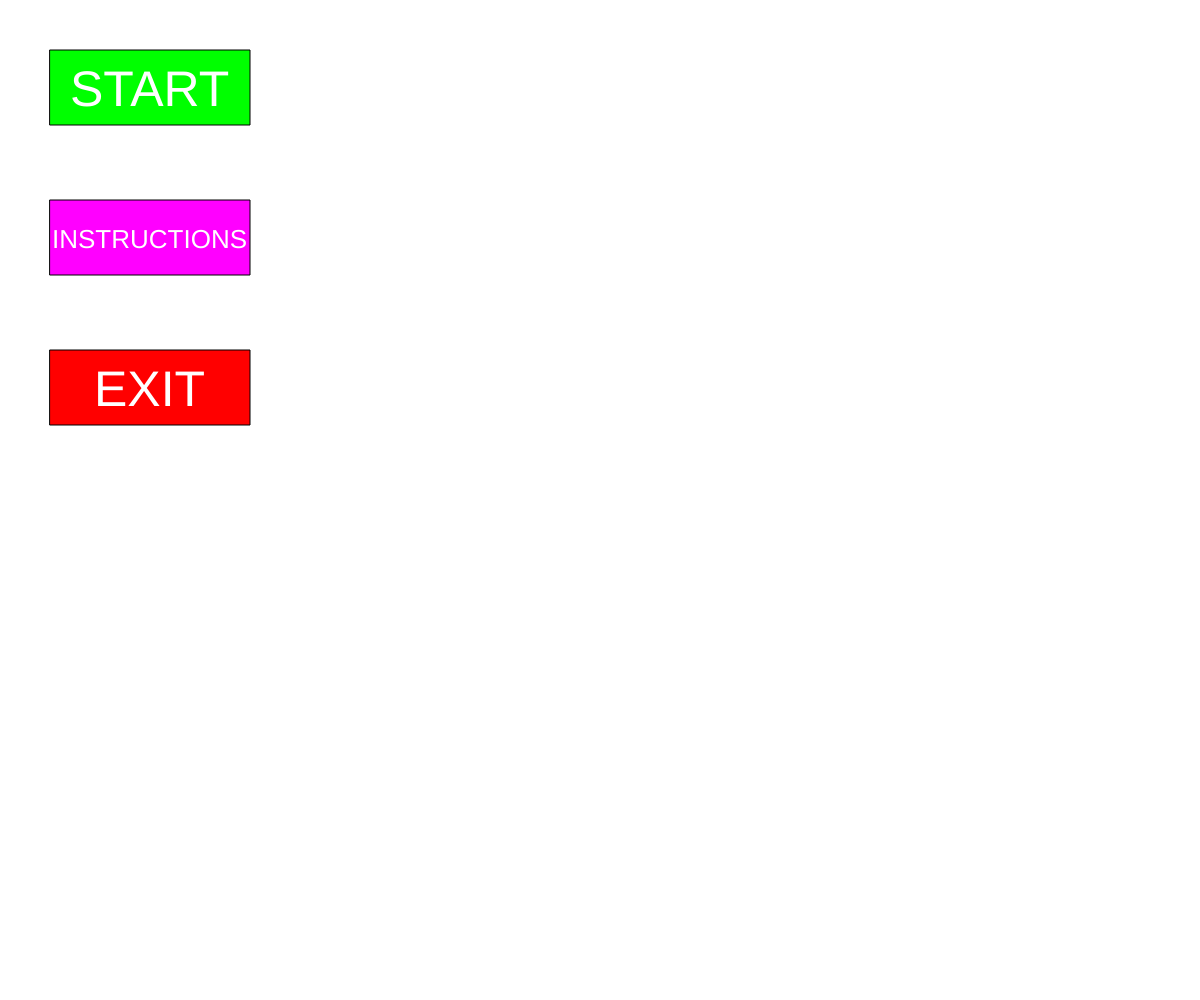
Frame 1 (no input)
Frame 60 (no input): identical to frame 1, image omitted
Frame 120 (the mouse pressed at the canvas centre since frame 60): identical to frame 1, image omitted

The p5.js sketch that drew this single still picture (run headless with seeded random() and noise() and a simulated clock; from frame 60 on, the mouse is pressed at the canvas centre):

// p5.js sketch
// ── sketch.js
let MENU = 0;

function setup() {
  createCanvas(windowWidth, windowHeight);
}

function draw() {

  background(255);
  fill(0, 255, 0);
  rect(50, 50, 200, 75);
  fill(255, 0, 255);
  rect(50, 200, 200, 75);
  fill(255, 0, 0);
  rect(50, 350, 200, 75);
  textSize(50)
  fill(255);
  text('START', 70, 106);
  text('EXIT', 94, 406);
  textSize(26);
  text('INSTRUCTIONS', 52, 248);
  
  if (MENU == 1) {
    background(0, 255, 0)
    fill(0)
    textSize(20)
    text('Right Click to return to MENU', 525, 30)
    if (mouseButton == RIGHT) {
      MENU = 0
    }
  }
}
function mouseClicked() {
  if (MENU == 0) {
    if (mouseX < 200 && mouseX > 50) {
      if (mouseY < 125 && mouseY > 50) {
        MENU = 1
      }
    }
  }
}
function windowResized() {
  resizeCanvas(windowWidth, windowHeight);
}
